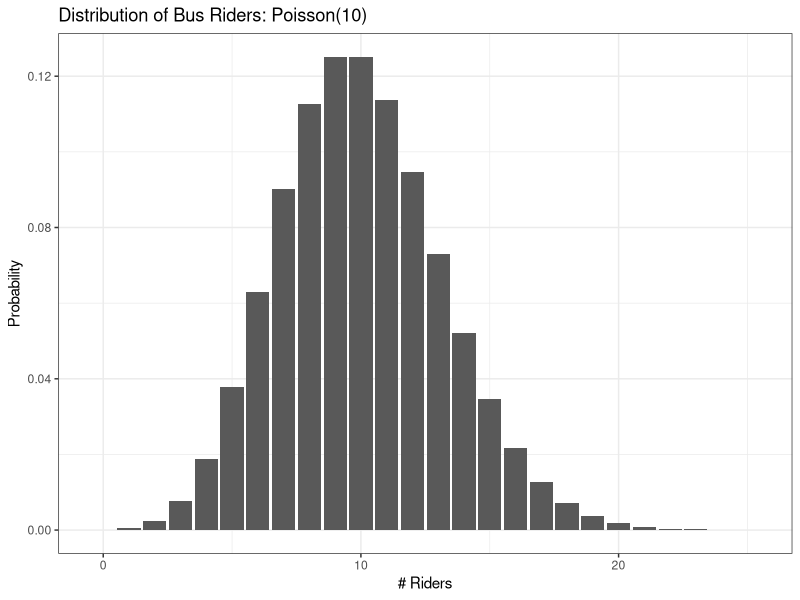
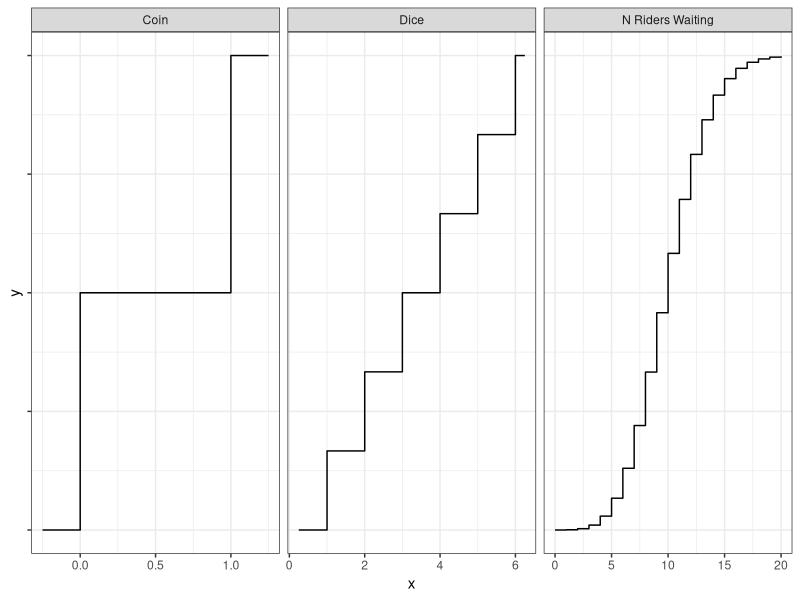
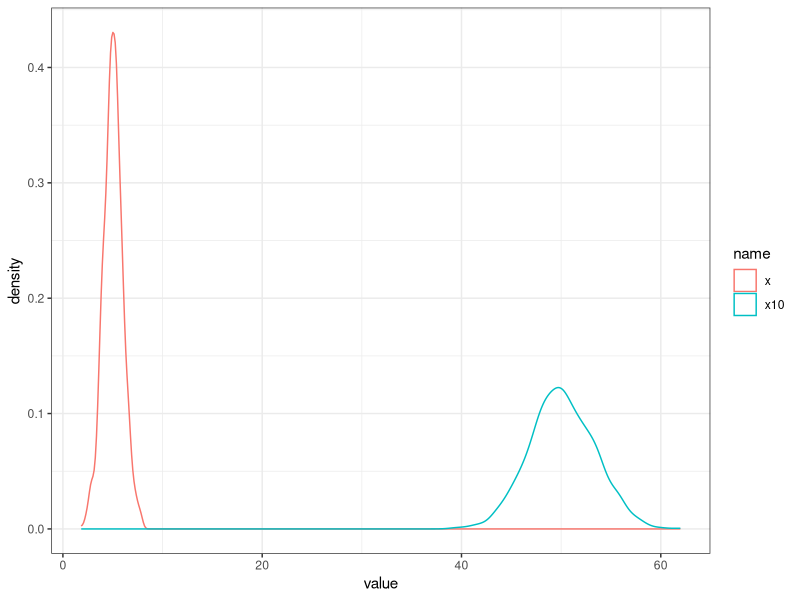

Recreate these plots in R, in order.
## ---- chunk 1
x <- 3
y <- 5
z <- x^2 + y^2
## ---- chunk 2
#| echo: true
# Simulate rolls of a 6-sided die
set.seed(271828182)
x <- sample(size = 1000, x = 1:6, replace = T)
head(x, 10)
mean(x)
sd(x)
## ---- chunk 3
#| echo: true
# Simulate flips of a fair coin (H=1)
set.seed(98728365)
x <- rbinom(1000, size = 1, prob = 0.5)
head(x, 10)
mean(x)
sd(x)
## ---- chunk 4
#| fig-alt: "The PMF of a Poisson(10) random variable, with x-axis # Riders and y-axis Probability"
#| fig-width: 8
#| fig-height: 2
#| echo: false
library(ggplot2)
library(tidyverse)
theme_set(theme_bw())
tibble(x = 0:25, y = dpois(x, 10)) |>
  ggplot(aes(x = x, y = y)) + geom_col() + ylab("Probability") + xlab("# Riders") + ggtitle("Distribution of Bus Riders: Poisson(10)")
## ---- chunk 5
#| echo: true
# Simulate number of riders waiting for the bus
set.seed(80581035)
x <- rpois(1000, lambda = 10)
head(x, 10)
mean(x)
sd(x)
## ---- chunk 6
#| echo: false
#| fig-width: 10
#| fig-height: 2
#| fig-alt: Three CDFs, one for a coin flip, one for rolling a 6-sided dice, and one for the number of riders waiting at a bus stop (Poisson(10)). 
#| out-width: "100%"
library(patchwork)
dicecdf <- function(x) {
  ((x >= 1) + (x >= 2) + (x >= 3) + (x >= 4) + (x >= 5) + (x >= 6))/6
}

coincdf <- function(x) {
  ((x >= 0) + (x >= 1))/2
}

bind_rows(
  tibble(x = seq(0.25, 6.25, .25), y = dicecdf(x), dist = "Dice"),
  tibble(x = seq(-0.25, 1.25, .25), y = coincdf(x), dist = "Coin"),
  tibble(x = seq(0, 20, .25), y = ppois(x, lambda = 10), dist = "N Riders Waiting")
) |>
  mutate(dist = factor(dist, levels = c("Coin", "Dice", "N Riders Waiting"), ordered = T)) |>
  ggplot(aes(x = x, y = y)) + geom_step() + facet_grid(~dist, scales = "free_x") + theme(axis.text.y = element_blank())
## ---- chunk 7
#| echo: true
N <- 1000 # Number of simulations
X <- rbinom(N, size = 4, prob = 0.5)
head(X, 10)
# How many times did we simulate the outcome?
n_times <- sum(X>=3)
# Divide by total # simulations
n_times/N
## ---- chunk 8
#| echo: true
set.seed(2048789234)
N <- 100000
one_roll <- sample(1:12, size = N, replace = T)
seven_rolls <- sample(1:12, size = N*7, replace = T) |> matrix(ncol = 7)

head(one_roll)
head(seven_rolls)

## ---- chunk 9
#| echo: true
head(rowSums(seven_rolls == 1), 20)


mean(one_roll == 1)
mean(rowSums(seven_rolls == 1) > 0)
## ---- chunk 10
#| include: false
library(glue)
sprintf_transformer <- function(text, envir) {
  m <- regexpr(":.+$", text)
  if (m != -1) {
    format <- substring(regmatches(text, m), 2)
    regmatches(text, m) <- ""
    res <- identity_transformer(text, envir)
    do.call(sprintf, list(glue("%{format}"), res))
  } else {
    identity_transformer(text, envir)
  }
}

glue_fmt <- function(..., .envir = parent.frame()) {
  glue(..., .transformer = sprintf_transformer, .envir = .envir)
}
## ---- chunk 11
#| echo: true
set.seed(204387)
x <- rnorm(1000, mean = 5, sd = 1)
x10 <- replicate(1000, sum(rnorm(10, mean = 5, sd = 1)))
## ---- chunk 12
#| echo: false
#| fig-width: 8
#| fig-height: 2
#| fig-alt: Density curves from 1000 samples of x (Normal, mean 5, sd 1) and the sum of 10 x samples. The density of the sum is broader (higher sd) and centered around 50. 
data.frame(x10 = x10, x = x) |> 
  pivot_longer(1:2) |>
ggplot(aes(x = value, color = name)) + geom_density()
## ---- chunk 13
#| output: 'asis'
glue_fmt("$$\\begin{{array}}{{rlrl}}
           E[x]&= {mean(x):2.3f} &SD[x]&= {sd(x):2.3f}\\\\ 
           E[\\sum_{{i=1}}^{{10}} x_i]&= {mean(y):2.3f}& SD[\\sum_{{i=1}}^{{10}} x_i]&= {sd(y):2.3f}\\end{{array}}$$")
## ---- chunk 14
#| echo: true
x <- rgamma(1000, 2, 1)
y <- 5*x+3
## ---- chunk 15
#| output: 'asis'

glue_fmt("$$\\begin{{array}}{{rlrl}}
           E[x]&= {mean(x):2.3f} &SD[x]&= {sd(x):2.3f}\\\\ 
           E[5 x + 3]&= {mean(y):2.3f}& SD[5 x + 3]&= {sd(y):2.3f}\\\\ 
           5\\cdot E[x] + 3&= {5*mean(x)+3:2.3f}&     5\\cdot SD[x]&= {5*sd(x):2.3f}\\end{{array}}$$")
